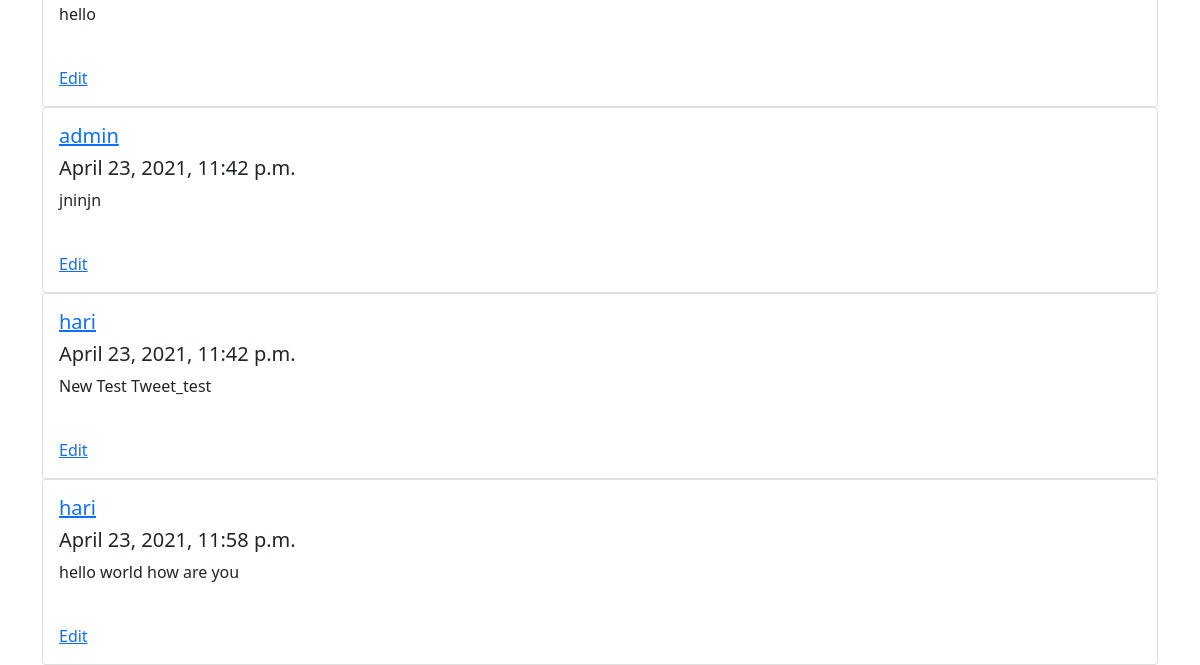
The page / (signed in, lower part) on the database as committed earlier.
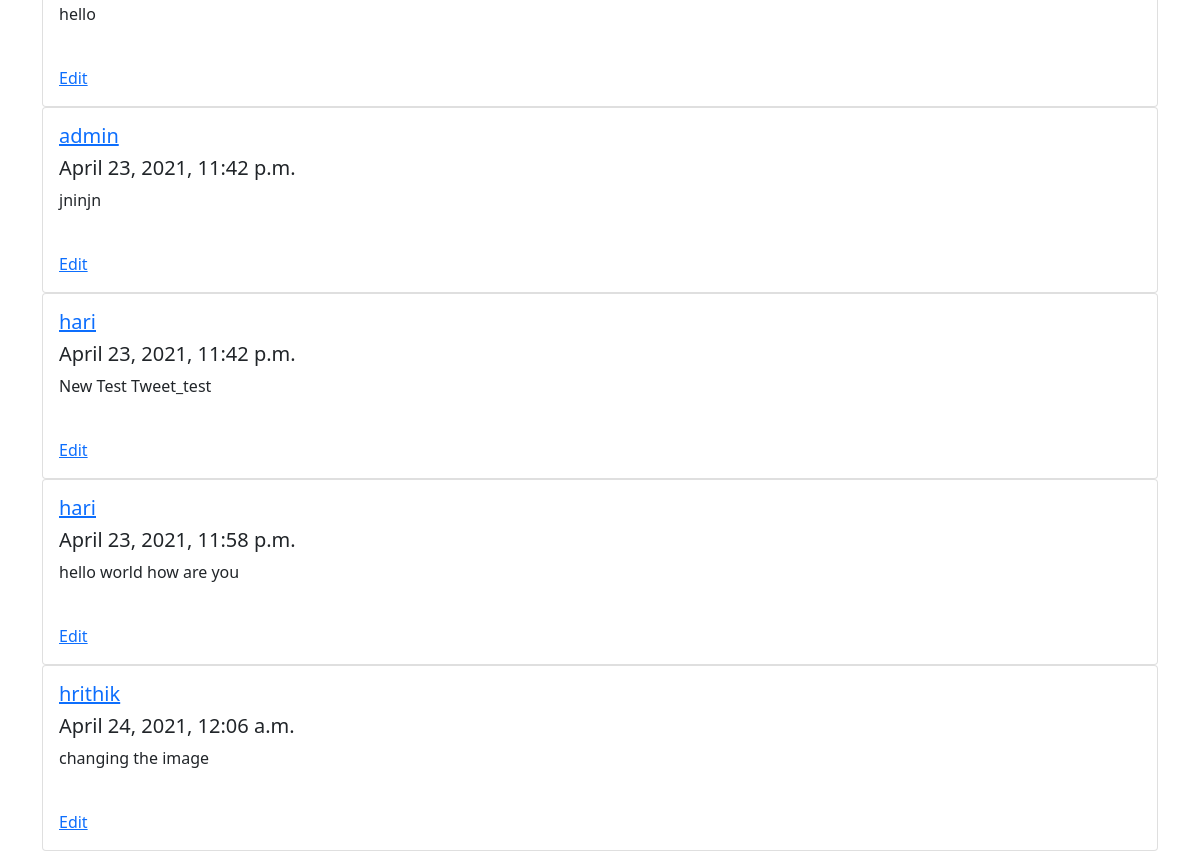
The same page on the database as committed later.
### tweet/models.py (models this page shows)
class Tweet(models.Model):
    body = models.CharField(max_length=140)
    likes = models.IntegerField(default=0)
    image = CloudinaryField(blank=True)
    created_at = models.DateTimeField(default=timezone.now)
    updated_at = models.DateTimeField(default=timezone.now)
    name = models.ForeignKey(User, on_delete = models.CASCADE, null=True, blank=True)

### tweet/views.py (the view)
# urls.py: path('', views.home, name='home'),
@login_required
def home(request):
    form = TweetForm()
    if request.method == 'POST':
        form = TweetForm(request.POST, request.FILES)
        new_tweet = form.save(commit=False)
        new_tweet.name = request.user
        new_tweet.save()
        return redirect('home')
    context = {'tweets' : Tweet.objects.all, 'form':form}
    return render(request, 'tweet/home.html', context)

### tweet/templates/tweet/home.html (shortened to what this page needs)
{% extends 'tweet/index.html' %}
{% block content %}
<!DOCTYPE html>
<html lang="en" dir="ltr">
  <head>
  </head>
  <body>
  <div class="container">
  <br/>
  <br/>
      {% for tweet in tweets %}
      <div class="card">
        <div class="card-body">
          <h5 class="card-title"><a href="{% url 'profile' %}">{{tweet.name}}</a></h5>
          <h5>{{tweet.created_at}}</h5>
          <p class="card-text">{{tweet.body}}</p>
          <br/>
          <a href="{% url 'update_tweet' tweet.pk %}">Edit</a>
        </div>
      </div>
      {% endfor %}
    </div>
  </body>
</html>
{% endblock content %}

### tweet/templates/tweet/index.html (shortened to what this page needs)
<!DOCTYPE html>
<html lang="'en'" dir="ltr">
  <head>
    <link href="https://cdn.jsdelivr.net/npm/bootstrap@5.0.0-beta3/dist/css/bootstrap.min.css" rel="stylesheet">
  </head>
  <body>
    {% block content %}
    {% endblock content %}
  </body>
</html>

Rows that differ between the two databases and show on the page:
added Tweet: name "hrithik", created_at "April 24, 2021, 12:06 a.m.", body "changing the image"
